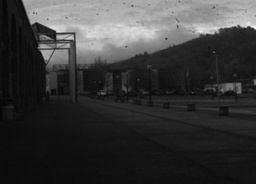
#> input picture input/image_00001.jpg, 256 x 184 px, shrunk from 640 x 460 before the run, given in place of image_00001.png, which was not available
$ python demo.py   (older library calls are emulated)
#> lines starting #> are read from the running program, lines starting #| are printed output that depends on the picture; pictures that were not available may be replaced by others from this repository, and a replacement may not be noted
### newton_polynomial_inteprolation.py
'''
Blanchon Marc - ERL VIBOT CNRS 6000 - 2019

This code is the python conversion of Ning Li's release matlab code

Please refer below for references

% The code can only be used for research purpose.

% Please cite the following paper when you use it:
   % Ning Li, Yongqiang Zhao, Quan Pan, and Seong G. Kong,
   % "Demosaicking DoFP images using Newton��s polynomial interpolation and polarization difference model"
   % Optics Express 27, 1376-1391 (2019)

%Note:
%   The code is not optimized and may have bugs. There are ways to improve the efficiency of the algorithms.
%   Your revision and improvement are welcome!
%   All the notes in this code correspond to the cases explained in the
%   original paper.
%%%%%%%%%%%%%%%%%%%%%%%%%%%%%%%%%%%%%%%%%%%%%%%%%%%%%%%%%%%%
% Newton Polynomial Interpolation                          %
%                                                          %
% Copyright (C) 2019 Ning Li. All rights reserved.         %
%                    ln_neo@mail.nwpu.edu.cn               %
%                                                          %
%%%%%%%%%%%%%%%%%%%%%%%%%%%%%%%%%%%%%%%%%%%%%%%%%%%%%%%%%%%%

'''

import numpy as np


def interpolate(I):
    I = np.double(I)
    (m, n) = I.shape
#> m = 184; n = 256

    R = np.zeros((m, n, 4))

    # Labeling different polatiration channels
    O = np.zeros((m, n), dtype=int)

    step = 2
    O[0:m+1:step, 0:n+1:step] = 0
    O[0:m+1:step, 1:n+1:step] = 1
    O[1:m+1:step, 1:n+1:step] = 2
    O[1:m+1:step, 0:n+1:step] = 3

    # Store intermediate results
    Y1 = I
    Y2 = I
    #Y1 = np.double(I)
    #Y2 = np.double(I)

    # for index in range(R.shape[2]):
    R[:, :, 0] = I
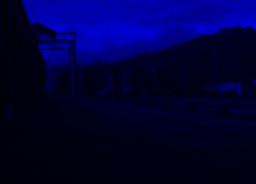
#> R: shape (184, 256, 4) float64; mean of channels 0, 1, 2, 3 56.8, 0, 0, 0; drawn as B, G, R
    R[:, :, 1] = I
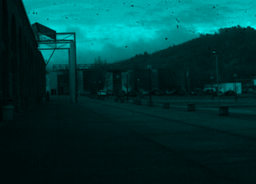
#> R: shape (184, 256, 4) float64; mean of channels 0, 1, 2, 3 56.8, 56.8, 0, 0; drawn as B, G, R
    R[:, :, 2] = I
    R[:, :, 3] = I

    '''
    % Stage one interpolation: interpolate vertically for case Fig.6(b),
    % interpolate horizontally for case Fig.6(c), interpolate in diagonal
    % directions for case Fig.6(a). The Eqs.(14)-(17) are simplified in this
    % code.
    '''

    for i in range(3, m-4):
        for j in range(3, n-4):
            R[i, j, O[i, j]] = I[i, j]
            R[i, j, O[i, j+1]] = 0.5*I[i, j] + 0.0625*I[i, j-3] - 0.25*I[i, j-2] + \
                0.4375*I[i, j-1] + 0.4375*I[i, j+1] - \
                0.25*I[i, j+2] + 0.0625*I[i, j+3]
            R[i, j, O[i+1, j]] = 0.5*I[i, j] + 0.0625*I[i-3, j] - 0.25*I[i-2, j] + \
                0.4375*I[i-1, j] + 0.4375*I[i+1, j] - \
                0.25*I[i+2, j] + 0.0625*I[i+3, j]
            Y1[i, j] = 0.5*I[i, j] + 0.0625*I[i-3, j-3] - 0.25*I[i-2, j-2] + 0.4375 * \
                I[i-1, j-1] + 0.4375*I[i+1, j+1] - \
                0.25*I[i+2, j+2] + 0.0625*I[i+3, j+3]
            Y2[i, j] = 0.5*I[i, j] + 0.0625*I[i-3, j+3] - 0.25*I[i-2, j+2] + 0.4375 * \
                I[i-1, j+1] + 0.4375*I[i+1, j-1] - \
                0.25*I[i+2, j-2] + 0.0625*I[i+3, j-3]
    # One can adjust for better result
    thao = 5.8
    # Fusion of the estimations with edge classifier for case Fig.6(a).

    for i in range(3, m-4):
        for j in range(3, m-4):
            pha1 = 0.0
            pha2 = 0.0

            for k in range(-2, 3, 2):
                for l in range(-2, 3, 2):
                    pha1 = pha1 + abs(Y1[i+k, j+l] - I[i+k, j+l])
                    pha2 = pha2 + abs(Y2[i+k, j+l] - I[i+k, j+l])

            if (pha1 / pha2) > thao:
                R[i, j, O[i+1, j+1]] = Y2[i, j]
            elif (pha2/pha1) > thao:
                R[i, j, O[i+1, j+1]] = Y1[i, j]
            elif (((pha1/pha2) < thao) and ((pha2/pha1) < thao)):
                d1 = abs(I[i-1, j-1] - I[i+1, j+1]) + \
                    abs(2*I[i, j] - I[i-2, j-2] - I[i+2, j+2])
                d2 = abs(I[i+1, j-1] - I[i-1, j+1]) + \
                    abs(2*I[i, j] - I[i+2, j-2] - I[i-2, j+2])
                epsl = 0.000000000000001
                w1 = 1/(d1 + epsl)
                w2 = 1/(d2+epsl)
                R[i, j, O[i+1, j+1]] = (w1*Y1[i, j] + w2*Y2[i, j])/(w1 + w2)

    RR = R

    XX1 = I
    XX2 = I
    YY1 = I
    YY2 = I

    # Stage two interpolation: interpolate horizontally for case Fig.6(b),
    # interpolate vertically for case Fig.6(c).

    for i in range(3, m-4):
        for j in range(3, n-4):
            XX1[i, j] = R[i, j, O[i, j+1]]
            XX2[i, j] = 0.5*I[i, j] + 0.0625 * \
                R[i-3, j, O[i, j+1]] - 0.25*I[i-2, j]
            XX2[i, j] = XX2[i, j] + 0.4375 * \
                R[i-1, j, O[i, j+1]] + 0.4375*R[i+1, j, O[i, j+1]]
            XX2[i, j] = XX2[i, j] - 0.25*I[i+2, j] + 0.0625*R[i+3, j, O[i, j+1]]
            YY1[i, j] = R[i, j, O[i+1, j]]
            YY2[i, j] = 0.5*I[i, j] + 0.0625 * \
                R[i, j-3, O[i+1, j]] - 0.25*I[i, j-2]
            YY2[i, j] = YY2[i, j] + 0.4375 * \
                R[i, j-1, O[i+1, j]] + 0.4375*R[i, j+1, O[i+1, j]]
            YY2[i, j] = YY2[i, j] - 0.25*I[i, j+2] + 0.0625*R[i, j+3, O[i+1, j]]

    # Fusion of the estimations with edge classifier for case Fig.6(b) and Fig.6(c).

    for i in range(3, m-4):
        for j in range(3, n-4):
            pha1 = 0.0
            pha2 = 0.0

            for k in range(-2, 3, 2):
                for l in range(-2, 3, 2):
                    pha1 = pha1 + abs(XX1[i+k, j+l] - I[i+k, j+l])
                    pha2 = pha2 + abs(XX2[i+k, j+l] - I[i+k, j+l])

            if (pha1 / pha2) > thao:
                R[i, j, O[i, j+1]] = XX2[i, j]
            elif (pha2/pha1) > thao:
                R[i, j, O[i, j+1]] = XX1[i, j]
            elif (((pha1/pha2) < thao) and ((pha2/pha1) < thao)):
                d1 = abs(I[i, j-1] - I[i, j+1]) + \
                    abs(2*I[i, j] - I[i, j-2] - I[i, j+2])
                d2 = abs(I[i+1, j] - I[i-1, j]) + \
                    abs(2*I[i, j] - I[i+2, j] - I[i-2, j])
                epsl = 0.000000000000001
                w1 = 1/(d1 + epsl)
                w2 = 1/(d2 + epsl)
                R[i, j, O[i, j+1]] = (w1*XX1[i, j] + w2*XX2[i, j])/(w1 + w2)

            pha1 = 0.0
            pha2 = 0.0

            for k in range(-2, 3, 2):
                for l in range(-2, 3, 2):
                    pha1 = pha1 + abs(YY1[i+k, j+l] - I[i+k, j+l])
                    pha2 = pha2 + abs(YY2[i+k, j+l] - I[i+k, j+l])

            if (pha1 / pha2) > thao:
                R[i, j, O[i+1, j]] = YY2[i, j]
            elif (pha2/pha1) > thao:
                R[i, j, O[i+1, j]] = YY1[i, j]
            elif (((pha1/pha2) < thao) and ((pha2/pha1) < thao)):
                d1 = abs(I[i, j-1] - I[i, j+1]) + \
                    abs(2*I[i, j] - I[i, j-2] - I[i, j+2])
                d2 = abs(I[i+1, j] - I[i-1, j]) + \
                    abs(2*I[i, j] - I[i+2, j] - I[i-2, j])
                epsl = 0.000000000000001
                w1 = 1/(d1 + epsl)
                w2 = 1/(d2 + epsl)
                R[i, j, O[i, j+1]] = (w1*YY1[i, j] + w2*YY2[i, j])/(w1 + w2)

    R = RR
    I0 = R[:, :, 0]
    I45 = R[:, :, 1]
    I90 = R[:, :, 2]
    I135 = R[:, :, 3]

    return (I0, I45, I90, I135)

### demo.py
'''
Blanchon Marc - ERL VIBOT CNRS 6000 - 2019

Transcription of Ning Li's matlab code

see information below

% The code can only be used for research purpose.

% Please cite the following paper when you use it:
   % Ning Li, Yongqiang Zhao, Quan Pan, and Seong G. Kong,
   % "Demosaicking DoFP images using Newton��s polynomial interpolation and polarization difference model"
   % Optics Express 27, 1376-1391 (2019)

%Note:
%   The code is not optimized and may have bugs. There are ways to improve the efficiency of the algorithms.
%   Your revision and improvement are welcome!
%%%%%%%%%%%%%%%%%%%%%%%%%%%%%%%%%%%%%%%%%%%%%%%%%%%%%%%%%%%%
% Newton Polynomial Interpolation                          %
%                                                          %
% Copyright (C) 2019 Ning Li. All rights reserved.         %
%                    ln_neo@mail.nwpu.edu.cn               %
%                                                          %
%%%%%%%%%%%%%%%%%%%%%%%%%%%%%%%%%%%%%%%%%%%%%%%%%%%%%%%%%%%%
'''
from scipy.misc import bytescale
import numpy as np
import cv2
from newton_polynomial_inteprolation import interpolate as NPI

PATH = '/Users/marc/Documents/Dataset/AquisitionImagesFinal/Polarcam/image_00001.png'

if __name__ == '__main__':
    I = np.double(cv2.imread(PATH, 0))

    (PI0, PI45, PI90, PI135) = NPI(I)

    ii = 0.5*(PI0 + PI45 + PI90 + PI135)
    # print(bytescale(ii))
    #print(ii[0:10, 0:10])

    SOP = np.double(ii)
    #print(SOP[0:10, 0:10])
    out = np.zeros(SOP.shape, np.double)
    SOP = bytescale(cv2.normalize(SOP, out, 1.0, 0.0,
                                  cv2.NORM_MINMAX, dtype=cv2.CV_32F))
    # [4 lines of commented-out code are left out]
    q = PI0 - PI90
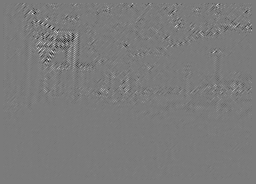
#> q: shape (184, 256) float64; min -28.56, max 30.64, mean 0; drawn with min black and max white
    u = PI45 - PI135
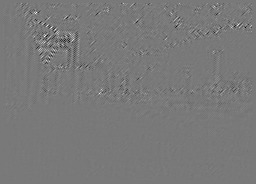
#> u: shape (184, 256) float64; min -26.78, max 29.48, mean 0; drawn with min black and max white
    dolp = np.sqrt(q*q + u*u)
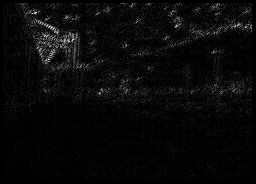
#> dolp: shape (184, 256) float64; min 0, max 30.64, mean 1.1; drawn with min black and max white
    Dolp = dolp/ii
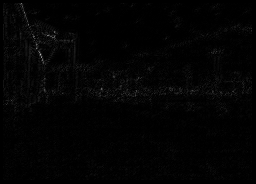
#> Dolp: shape (184, 256) float64; min 0, max 0.711, mean 0.0138
    #print(Dolp[1:10, 1:10])
    DOLPP = np.double(Dolp)
    #print(DOLPP[1:10, 1:10])
    out = np.zeros(DOLPP.shape, np.double)
    DOLPP = bytescale(cv2.normalize(DOLPP, out, 1.0, 0.0,
                                    cv2.NORM_MINMAX, dtype=cv2.CV_32F))
    #print(DOLPP[1:10, 1:10])
    aop = (1/2) * np.arctan2(u, q)
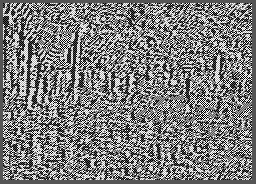
#> aop: shape (184, 256) float64; min -0.785, max 1.57, mean 0.366; drawn with min black and max white

    AOPP = np.double(aop)

    out = np.zeros(AOPP.shape, np.double)
    AOPP = bytescale(cv2.normalize(AOPP, out, 1.0, 0.0,
                                   cv2.NORM_MINMAX, dtype=cv2.CV_32F))

    #SOP = np.uint8(SOP)
    #DOLPP = np.uint8(DOLPP)
    #AOPP = np.uint8(AOPP)

    cv2.imshow('Intensity', SOP)
    cv2.waitKey(0)
    cv2.destroyAllWindows()

    cv2.imshow('DOP', DOLPP)
    cv2.waitKey(0)
    cv2.destroyAllWindows()

    cv2.imshow('AOP', AOPP)
    cv2.waitKey(0)
    cv2.destroyAllWindows()
